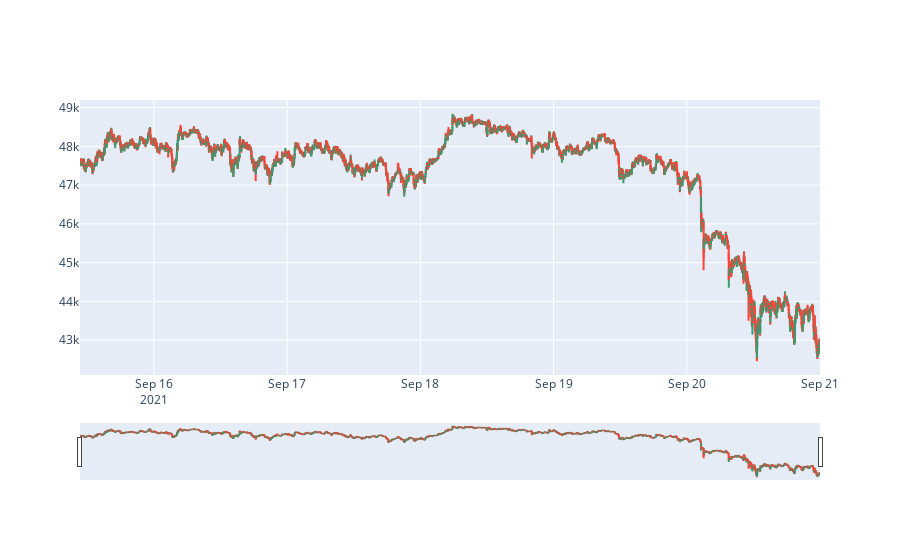

Source (notebook cell):
### Code cell
print(btc.info())
btc_plt = btc.iloc[-8000:]

with tf.device('/GPU:0'):
    fig = go.Figure(data=go.Ohlc(x=btc_plt.time,
                open=btc_plt.Open,
                high=btc_plt.High,
                low=btc_plt.Low,
                close=btc_plt.Close))
    fig.show()

### Figure 1 — Plotly figure (JSON) as saved in the notebook; plotly's stock layout.template omitted (floating-point values rounded to 4 significant figures; data arrays with more than 128 entries replaced by an {"elided": "..."} marker saying what was removed)
{"data": [{"close": {"elided": "8000 float values"}, "high": {"elided": "8000 float values"}, "low": {"elided": "8000 float values"}, "open": {"elided": "8000 float values"}, "type": "ohlc", "x": {"elided": "8000 str values"}}], "layout": {}}
